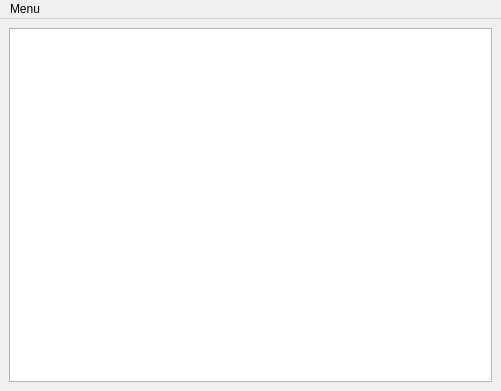
<?xml version="1.0" encoding="UTF-8"?>
<ui version="4.0">
 <class>RecentWindow</class>
 <widget class="QMainWindow" name="RecentWindow">
  <property name="geometry">
   <rect>
    <x>0</x>
    <y>0</y>
    <width>501</width>
    <height>391</height>
   </rect>
  </property>
  <property name="windowTitle">
   <string>Recent Searches</string>
  </property>
  <widget class="QWidget" name="centralwidget">
   <layout class="QVBoxLayout" name="verticalLayout">
    <item>
     <widget class="QTableView" name="tblResults">
      <property name="contextMenuPolicy">
       <enum>Qt::CustomContextMenu</enum>
      </property>
      <property name="editTriggers">
       <set>QAbstractItemView::NoEditTriggers</set>
      </property>
      <property name="selectionMode">
       <enum>QAbstractItemView::SingleSelection</enum>
      </property>
      <attribute name="horizontalHeaderVisible">
       <bool>false</bool>
      </attribute>
      <attribute name="verticalHeaderVisible">
       <bool>false</bool>
      </attribute>
      <attribute name="verticalHeaderVisible">
       <bool>false</bool>
      </attribute>
      <attribute name="horizontalHeaderVisible">
       <bool>false</bool>
      </attribute>
     </widget>
    </item>
   </layout>
  </widget>
  <widget class="QMenuBar" name="menuBar">
   <property name="geometry">
    <rect>
     <x>0</x>
     <y>0</y>
     <width>501</width>
     <height>21</height>
    </rect>
   </property>
   <widget class="QMenu" name="menuMenu">
    <property name="title">
     <string>Menu</string>
    </property>
    <addaction name="actionDelete_all"/>
   </widget>
   <addaction name="menuMenu"/>
  </widget>
  <action name="actionDelete_all">
   <property name="text">
    <string>Delete all</string>
   </property>
  </action>
 </widget>
 <resources/>
 <connections/>
</ui>
